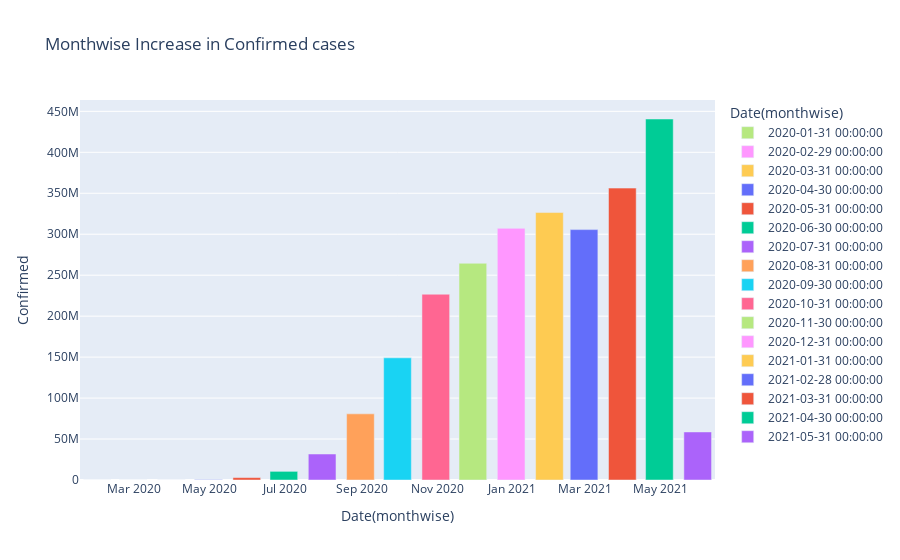

This figure's notebook cell:
### Code cell
# Visualisation monthwise
fig = px.bar(month_wise, x='Date', y ='Confirmed',
            hover_data=['Cured', 'Deaths'], color='Date',
            labels={'Date':'Date(monthwise)'},
            title="Monthwise Increase in Confirmed cases")

fig.show();

### Figure 1 — Plotly figure (JSON) as saved in the notebook; plotly's stock layout.template omitted (floating-point values rounded to 4 significant figures)
{"data": [{"alignmentgroup": "True", "customdata": [[0, 0]], "hovertemplate": "Date(monthwise)=%{x}<br>Confirmed=%{y}<br>Cured=%{customdata[0]}<br>Deaths=%{customdata[1]}<extra></extra>", "legendgroup": "2020-01-31 00:00:00", "marker": {"color": "#B6E880"}, "name": "2020-01-31 00:00:00", "offsetgroup": "2020-01-31 00:00:00", "orientation": "v", "showlegend": true, "textposition": "auto", "type": "bar", "x": ["2020-01-31T00:00:00"], "xaxis": "x", "y": [2], "yaxis": "y"}, {"alignmentgroup": "True", "customdata": [[0, 0]], "hovertemplate": "Date(monthwise)=%{x}<br>Confirmed=%{y}<br>Cured=%{customdata[0]}<br>Deaths=%{customdata[1]}<extra></extra>", "legendgroup": "2020-02-29 00:00:00", "marker": {"color": "#FF97FF"}, "name": "2020-02-29 00:00:00", "offsetgroup": "2020-02-29 00:00:00", "orientation": "v", "showlegend": true, "textposition": "auto", "type": "bar", "x": ["2020-02-29T00:00:00"], "xaxis": "x", "y": [86], "yaxis": "y"}, {"alignmentgroup": "True", "customdata": [[808, 202]], "hovertemplate": "Date(monthwise)=%{x}<br>Confirmed=%{y}<br>Cured=%{customdata[0]}<br>Deaths=%{customdata[1]}<extra></extra>", "legendgroup": "2020-03-31 00:00:00", "marker": {"color": "#FECB52"}, "name": "2020-03-31 00:00:00", "offsetgroup": "2020-03-31 00:00:00", "orientation": "v", "showlegend": true, "textposition": "auto", "type": "bar", "x": ["2020-03-31T00:00:00"], "xaxis": "x", "y": [9687], "yaxis": "y"}, {"alignmentgroup": "True", "customdata": [[75443, 13270]], "hovertemplate": "Date(monthwise)=%{x}<br>Confirmed=%{y}<br>Cured=%{customdata[0]}<br>Deaths=%{customdata[1]}<extra></extra>", "legendgroup": "2020-04-30 00:00:00", "marker": {"color": "#636efa"}, "name": "2020-04-30 00:00:00", "offsetgroup": "2020-04-30 00:00:00", "orientation": "v", "showlegend": true, "textposition": "auto", "type": "bar", "x": ["2020-04-30T00:00:00"], "xaxis": "x", "y": [422442], "yaxis": "y"}, {"alignmentgroup": "True", "customdata": [[1133341, 89834]], "hovertemplate": "Date(monthwise)=%{x}<br>Confirmed=%{y}<br>Cured=%{customdata[0]}<br>Deaths=%{customdata[1]}<extra></extra>", "legendgroup": "2020-05-31 00:00:00", "marker": {"color": "#EF553B"}, "name": "2020-05-31 00:00:00", "offsetgroup": "2020-05-31 00:00:00", "orientation": "v", "showlegend": true, "textposition": "auto", "type": "bar", "x": ["2020-05-31T00:00:00"], "xaxis": "x", "y": [2938234], "yaxis": "y"}, {"alignmentgroup": "True", "customdata": [[5668946, 319690]], "hovertemplate": "Date(monthwise)=%{x}<br>Confirmed=%{y}<br>Cured=%{customdata[0]}<br>Deaths=%{customdata[1]}<extra></extra>", "legendgroup": "2020-06-30 00:00:00", "marker": {"color": "#00cc96"}, "name": "2020-06-30 00:00:00", "offsetgroup": "2020-06-30 00:00:00", "orientation": "v", "showlegend": true, "textposition": "auto", "type": "bar", "x": ["2020-06-30T00:00:00"], "xaxis": "x", "y": [10558374], "yaxis": "y"}, {"alignmentgroup": "True", "customdata": [[19980130, 793511]], "hovertemplate": "Date(monthwise)=%{x}<br>Confirmed=%{y}<br>Cured=%{customdata[0]}<br>Deaths=%{customdata[1]}<extra></extra>", "legendgroup": "2020-07-31 00:00:00", "marker": {"color": "#ab63fa"}, "name": "2020-07-31 00:00:00", "offsetgroup": "2020-07-31 00:00:00", "orientation": "v", "showlegend": true, "textposition": "auto", "type": "bar", "x": ["2020-07-31T00:00:00"], "xaxis": "x", "y": [31726501], "yaxis": "y"}, {"alignmentgroup": "True", "customdata": [[58580895, 1553468]], "hovertemplate": "Date(monthwise)=%{x}<br>Confirmed=%{y}<br>Cured=%{customdata[0]}<br>Deaths=%{customdata[1]}<extra></extra>", "legendgroup": "2020-08-31 00:00:00", "marker": {"color": "#FFA15A"}, "name": "2020-08-31 00:00:00", "offsetgroup": "2020-08-31 00:00:00", "orientation": "v", "showlegend": true, "textposition": "auto", "type": "bar", "x": ["2020-08-31T00:00:00"], "xaxis": "x", "y": [80749620], "yaxis": "y"}, {"alignmentgroup": "True", "customdata": [[118592934, 2443374]], "hovertemplate": "Date(monthwise)=%{x}<br>Confirmed=%{y}<br>Cured=%{customdata[0]}<br>Deaths=%{customdata[1]}<extra></extra>", "legendgroup": "2020-09-30 00:00:00", "marker": {"color": "#19d3f3"}, "name": "2020-09-30 00:00:00", "offsetgroup": "2020-09-30 00:00:00", "orientation": "v", "showlegend": true, "textposition": "auto", "type": "bar", "x": ["2020-09-30T00:00:00"], "xaxis": "x", "y": [149113758], "yaxis": "y"}, {"alignmentgroup": "True", "customdata": [[198824412, 3457615]], "hovertemplate": "Date(monthwise)=%{x}<br>Confirmed=%{y}<br>Cured=%{customdata[0]}<br>Deaths=%{customdata[1]}<extra></extra>", "legendgroup": "2020-10-31 00:00:00", "marker": {"color": "#FF6692"}, "name": "2020-10-31 00:00:00", "offsetgroup": "2020-10-31 00:00:00", "orientation": "v", "showlegend": true, "textposition": "auto", "type": "bar", "x": ["2020-10-31T00:00:00"], "xaxis": "x", "y": [226770312], "yaxis": "y"}, {"alignmentgroup": "True", "customdata": [[246213201, 3894165]], "hovertemplate": "Date(monthwise)=%{x}<br>Confirmed=%{y}<br>Cured=%{customdata[0]}<br>Deaths=%{customdata[1]}<extra></extra>", "legendgroup": "2020-11-30 00:00:00", "marker": {"color": "#B6E880"}, "name": "2020-11-30 00:00:00", "offsetgroup": "2020-11-30 00:00:00", "orientation": "v", "showlegend": true, "textposition": "auto", "type": "bar", "x": ["2020-11-30T00:00:00"], "xaxis": "x", "y": [264556412], "yaxis": "y"}, {"alignmentgroup": "True", "customdata": [[292244085, 4457379]], "hovertemplate": "Date(monthwise)=%{x}<br>Confirmed=%{y}<br>Cured=%{customdata[0]}<br>Deaths=%{customdata[1]}<extra></extra>", "legendgroup": "2020-12-31 00:00:00", "marker": {"color": "#FF97FF"}, "name": "2020-12-31 00:00:00", "offsetgroup": "2020-12-31 00:00:00", "orientation": "v", "showlegend": true, "textposition": "auto", "type": "bar", "x": ["2020-12-31T00:00:00"], "xaxis": "x", "y": [307177353], "yaxis": "y"}, {"alignmentgroup": "True", "customdata": [[315332019, 4709167]], "hovertemplate": "Date(monthwise)=%{x}<br>Confirmed=%{y}<br>Cured=%{customdata[0]}<br>Deaths=%{customdata[1]}<extra></extra>", "legendgroup": "2021-01-31 00:00:00", "marker": {"color": "#FECB52"}, "name": "2021-01-31 00:00:00", "offsetgroup": "2021-01-31 00:00:00", "orientation": "v", "showlegend": true, "textposition": "auto", "type": "bar", "x": ["2021-01-31T00:00:00"], "xaxis": "x", "y": [326469747], "yaxis": "y"}, {"alignmentgroup": "True", "customdata": [[297133802, 4359434]], "hovertemplate": "Date(monthwise)=%{x}<br>Confirmed=%{y}<br>Cured=%{customdata[0]}<br>Deaths=%{customdata[1]}<extra></extra>", "legendgroup": "2021-02-28 00:00:00", "marker": {"color": "#636efa"}, "name": "2021-02-28 00:00:00", "offsetgroup": "2021-02-28 00:00:00", "orientation": "v", "showlegend": true, "textposition": "auto", "type": "bar", "x": ["2021-02-28T00:00:00"], "xaxis": "x", "y": [305631803], "yaxis": "y"}, {"alignmentgroup": "True", "customdata": [[342610397, 4935253]], "hovertemplate": "Date(monthwise)=%{x}<br>Confirmed=%{y}<br>Cured=%{customdata[0]}<br>Deaths=%{customdata[1]}<extra></extra>", "legendgroup": "2021-03-31 00:00:00", "marker": {"color": "#EF553B"}, "name": "2021-03-31 00:00:00", "offsetgroup": "2021-03-31 00:00:00", "orientation": "v", "showlegend": true, "textposition": "auto", "type": "bar", "x": ["2021-03-31T00:00:00"], "xaxis": "x", "y": [356305616], "yaxis": "y"}, {"alignmentgroup": "True", "customdata": [[384990190, 5340298]], "hovertemplate": "Date(monthwise)=%{x}<br>Confirmed=%{y}<br>Cured=%{customdata[0]}<br>Deaths=%{customdata[1]}<extra></extra>", "legendgroup": "2021-04-30 00:00:00", "marker": {"color": "#00cc96"}, "name": "2021-04-30 00:00:00", "offsetgroup": "2021-04-30 00:00:00", "orientation": "v", "showlegend": true, "textposition": "auto", "type": "bar", "x": ["2021-04-30T00:00:00"], "xaxis": "x", "y": [440660671], "yaxis": "y"}, {"alignmentgroup": "True", "customdata": [[47969680, 646354]], "hovertemplate": "Date(monthwise)=%{x}<br>Confirmed=%{y}<br>Cured=%{customdata[0]}<br>Deaths=%{customdata[1]}<extra></extra>", "legendgroup": "2021-05-31 00:00:00", "marker": {"color": "#ab63fa"}, "name": "2021-05-31 00:00:00", "offsetgroup": "2021-05-31 00:00:00", "orientation": "v", "showlegend": true, "textposition": "auto", "type": "bar", "x": ["2021-05-31T00:00:00"], "xaxis": "x", "y": [58648030], "yaxis": "y"}], "layout": {"barmode": "relative", "legend": {"title": {"text": "Date(monthwise)"}, "tracegroupgap": 0}, "title": {"text": "Monthwise Increase in Confirmed cases"}, "xaxis": {"anchor": "y", "categoryarray": [1580428800000000000, 1582934400000000000, 1585612800000000000, 1588204800000000000, 1590883200000000000, 1593475200000000000, 1596153600000000000, 1598832000000000000, 1601424000000000000, 1604102400000000000, 1606694400000000000, 1609372800000000000, 1612051200000000000, 1614470400000000000, 1617148800000000000, 1619740800000000000, 1622419200000000000], "categoryorder": "array", "domain": [0, 1], "title": {"text": "Date(monthwise)"}}, "yaxis": {"anchor": "x", "domain": [0, 1], "title": {"text": "Confirmed"}}}}
